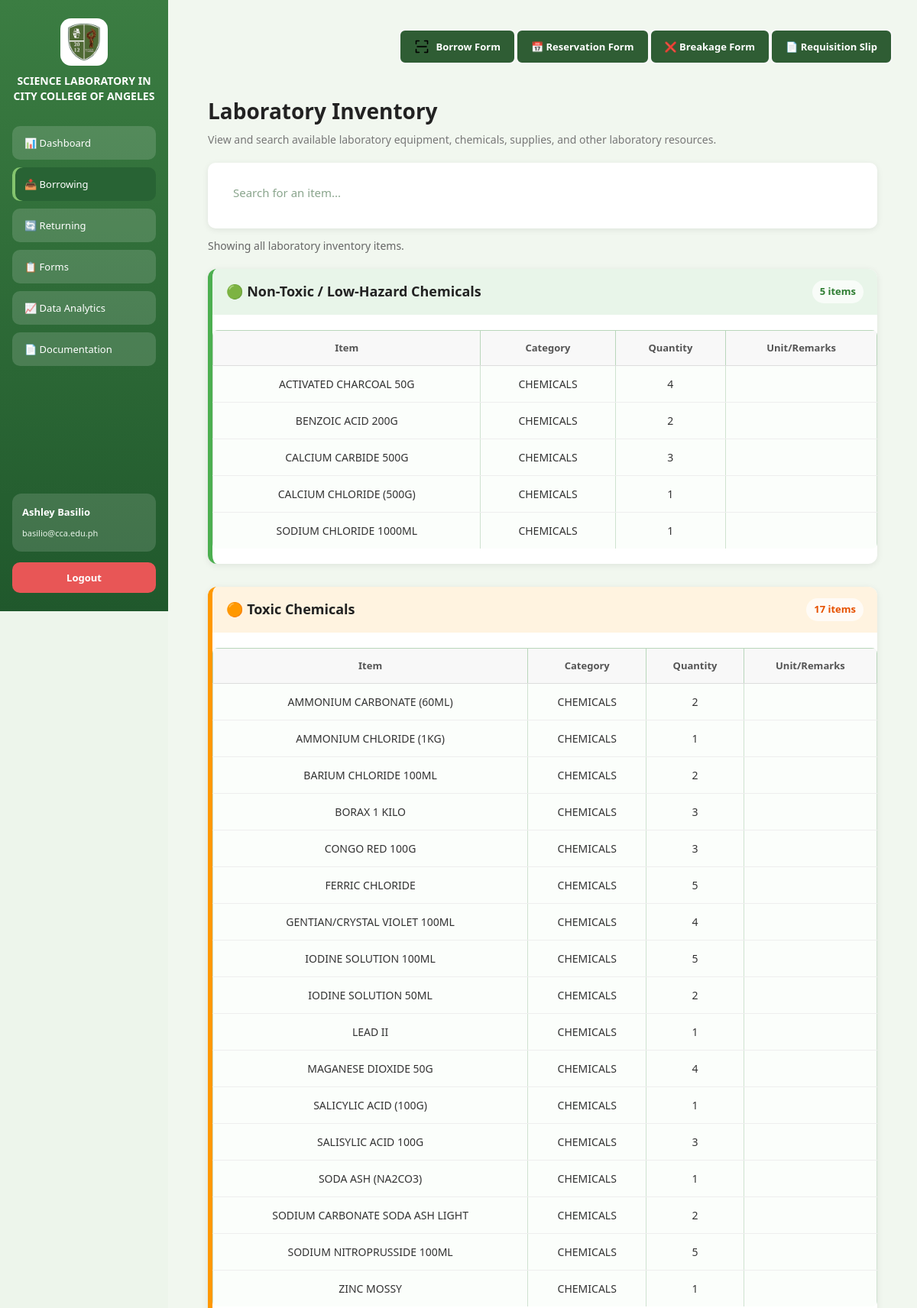
/borrow (upper part), run on the app's committed database.
### tables this page shows
CREATE TABLE "Items" (
	"ItemID"	INTEGER,
	"Code"	TEXT NOT NULL,
	"Category"	TEXT NOT NULL,
	"Type"	TEXT NOT NULL,
	"Status"	TEXT NOT NULL,
	"Remarks"	TEXT,
	"Class"	TEXT,
	PRIMARY KEY("ItemID")
);

### app.py (the view)
@app.route('/borrow')
def borrow():
    conn = sqlite3.connect(DB_PATH)
    conn.row_factory = sqlite3.Row
    cursor = conn.cursor()
    cursor.execute("""
        SELECT ItemId, Category, TRIM(Class) AS Class, Type, COUNT(*) AS Quantity
        FROM Items
        GROUP BY Category, Class, Type
    """)
    items = cursor.fetchall()
    conn.close()
    return render_template('borrow.html', items=items)

### templates/borrow.html (shortened to what this page needs)
<!DOCTYPE html>
<html>
<head>
    <link rel="stylesheet" href="{{ url_for('static', filename='dashboard.css') }}">
</head>
<body>
<div class="container">
<div class="sidebar">
    <div class="logo-header">
        <img src="{{ url_for('static', filename='images/logo.png') }}" class="logo">
        <h2 class="title">
            SCIENCE LABORATORY IN<br>
            CITY COLLEGE OF ANGELES
        </h2>
    </div>
    <button class="menu-btn" onclick="location.href='dashboard'">
        📊 Dashboard
    </button>
    <button class="menu-btn active">
        📥 Borrowing
    </button>
    <button class="menu-btn" onclick="location.href='returning'">
        🔄 Returning
    </button>
    <button class="menu-btn" onclick="location.href='broken'">
        📋 Forms
    </button>
    <button class="menu-btn" onclick="location.href='analytics'">
        📈 Data Analytics
    </button>
    <button class="menu-btn" onclick="location.href='documentation'">
        📄 Documentation
    </button>
    <div class="user-box">
        <p class="name">
            Ashley Basilio
        </p>
        <small>
            basilio@cca.edu.ph
        </small>
    </div>
    <button class="logout-btn" onclick="logout()">
        Logout
    </button>
</div>
<div class="main">
<div class="top-bar">
    <button class="qr-btn" onclick="openForm('checkID')">
        <img
        src="{{ url_for('static', filename='images/icon.png') }}"
        class="qr-icon">
        Borrow Form
    </button>
    <button class="top-btn" onclick="openForm('reservationForm')">
        📅 Reservation Form
    </button>
    <button class="top-btn" onclick="openForm('breakageForm')">
        ❌ Breakage Form
    </button>
    <button class="top-btn" onclick="openForm('requisitionForm')">
        📄 Requisition Slip
    </button>
</div>
<div class="inventory-container">
    <div class="inventory-header">
        <h2>Laboratory Inventory</h2>
        <p>
            View and search available laboratory equipment, chemicals,
            supplies, and other laboratory resources.
        </p>
    </div>
    <div class="inventory-search-container">
        <input
            type="text"
            id="inventorySearch"
            placeholder="Search for an item..."
            oninput="searchInventory()"
        >
    </div>
    <p class="search-result" id="searchResult">
        Showing all laboratory inventory items.
    </p>
<div class="inventory-category category-nontoxic">
    <div class="category-header">
        <h3>🟢 Non-Toxic / Low-Hazard Chemicals</h3>
        <span class="category-count">
            <span class="category-visible-count">{{ items | selectattr("Class", "equalto", "NON-TOXIC") | list | length }}</span> items
        </span>
    </div>
    <div class="inventory-table-wrapper">
        <table class="inventory-table">
            <thead>
                <tr>
                    <th style="text-align:center;">Item</th>
                    <th style="text-align:center;">Category</th>
                    <th style="text-align:center;">Quantity</th>
                    <th style="text-align:center;">Unit/Remarks</th>
                </tr>
            </thead>
            <tbody>
                {% for item in items %}
                    {% if item["Class"] == "NON-TOXIC" %}
                        <tr>
                            <td>{{ item["Type"] }}</td>
                            <td>{{ item["Category"] }}</td>
                            <td>{{ item["Quantity"] }}</td>
                            <td>{{ item["Remarks"] }}</td>
                        </tr>
                    {% endif %}
                {% endfor %}
            </tbody>
        </table>
    </div>
</div>
<div class="inventory-category category-toxic">
    <div class="category-header">
        <h3>🟠 Toxic Chemicals</h3>
        <span class="category-count">
            <span class="category-visible-count">{{ items | selectattr("Class", "equalto", "TOXIC CHEMICALS") | list | length }}</span> items
        </span>
    </div>
    <div class="inventory-table-wrapper">
        <table class="inventory-table">
            <thead>
                <tr>
                    <th style="text-align:center;">Item</th>
                    <th style="text-align:center;">Category</th>
                    <th style="text-align:center;">Quantity</th>
                    <th style="text-align:center;">Unit/Remarks</th>
                </tr>
            </thead>
            <tbody>
                {% for item in items %}
                    {% if item["Class"] == "TOXIC CHEMICALS" %}
                        <tr>
                            <td>{{ item["Type"] }}</td>
                            <td>{{ item["Category"] }}</td>
                            <td>{{ item["Quantity"] }}</td>
                            <td>{{ item["Remarks"] }}</td>
                        </tr>
                    {% endif %}
                {% endfor %}
            </tbody>
        </table>
    </div>
</div>
</div>
</div>
            </div>
</body>
</html>

### data on the page
Items: Type "ACTIVATED CHARCOAL 50G", Category "CHEMICALS", Quantity "4"
Items: Type "BENZOIC ACID 200G", Category "CHEMICALS", Quantity "2"
Items: Type "CALCIUM CARBIDE 500G", Category "CHEMICALS", Quantity "3"
Items: Type "CALCIUM CHLORIDE (500G)", Category "CHEMICALS", Quantity "1"
Items: Type "SODIUM CHLORIDE 1000ML", Category "CHEMICALS", Quantity "1"
Items: Type "AMMONIUM CARBONATE (60ML)", Category "CHEMICALS", Quantity "2"
Items: Type "AMMONIUM CHLORIDE (1KG)", Category "CHEMICALS", Quantity "1"
Items: Type "BARIUM CHLORIDE 100ML", Category "CHEMICALS", Quantity "2"
Items: Type "BORAX 1 KILO", Category "CHEMICALS", Quantity "3"
Items: Type "CONGO RED 100G", Category "CHEMICALS", Quantity "3"
Items: Type "FERRIC CHLORIDE", Category "CHEMICALS", Quantity "5"
Items: Type "GENTIAN/CRYSTAL VIOLET 100ML", Category "CHEMICALS", Quantity "4"
Items: Type "IODINE SOLUTION 100ML", Category "CHEMICALS", Quantity "5"
Items: Type "IODINE SOLUTION 50ML", Category "CHEMICALS", Quantity "2"
Items: Type "LEAD II", Category "CHEMICALS", Quantity "1"
Items: Type "MAGANESE DIOXIDE 50G", Category "CHEMICALS", Quantity "4"
Items: Type "SALICYLIC ACID (100G)", Category "CHEMICALS", Quantity "1"
Items: Type "SALISYLIC ACID 100G", Category "CHEMICALS", Quantity "3"
Items: Type "SODA ASH (NA2CO3)", Category "CHEMICALS", Quantity "1"
Items: Type "SODIUM CARBONATE SODA ASH LIGHT", Category "CHEMICALS", Quantity "2"
Items: Type "SODIUM NITROPRUSSIDE 100ML", Category "CHEMICALS", Quantity "5"
Items: Type "ZINC MOSSY", Category "CHEMICALS", Quantity "1"

### other printed values
{{ items | selectattr("Class", "equalto", "NON-TOXIC") | list | length }} "5"
